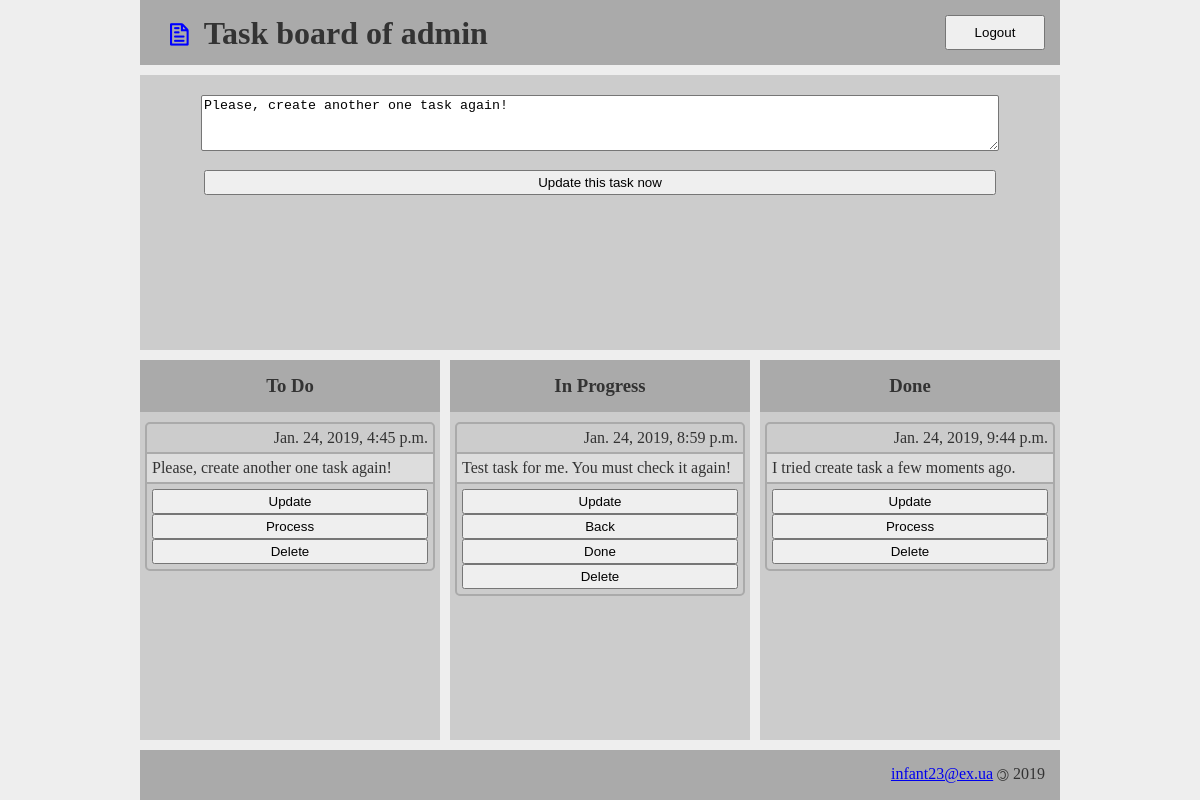
Page /board/30/update/ (signed in) on the committed database.
### board/models.py (models this page shows, shortened)
class Task(models.Model):
	TASK_STATE = (
		('T', 'TO DO'),
		('P', 'In progress'),
		('D', 'Done'),
		)
	user_id = models.ForeignKey(User, on_delete=models.CASCADE)
	content = models.CharField(blank=True, max_length=140)
	state = models.CharField(max_length=20, blank=True, choices=TASK_STATE)
	pub_date = models.DateTimeField(auto_now_add=True)
	def get_update_url(self):
		return reverse('board:task_update_url', kwargs={'pk': self.pk})
	def get_delete_url(self):
		return reverse('board:task_delete_url', kwargs={'pk': self.pk})
	def get_leave_url(self):
		return reverse('board:task_leave_url', kwargs={'pk': self.pk})
	def get_process_url(self):
		return reverse('board:task_process_url', kwargs={'pk': self.pk})
	def get_done_url(self):
		return reverse('board:task_done_url', kwargs={'pk': self.pk})
	class Meta:
		ordering = ['-pub_date']

### board/views.py (the view, shortened to what this page needs)
# urls.py: path('<int:pk>/update/', TaskUpdate.as_view(), name='task_update_url'),
class TaskUpdate(LoginRequiredMixin, View):
	model = Task
	model_form = TaskTextForm
	template = 'board/task_update.html'
	page = 'board:index'
	raise_exception = True
	def get(self, request, pk):
		lst = self.model.objects.filter(user_id=request.user)
		obj = get_object_or_404(lst, pk=pk)
		bound_form = self.model_form(instance=obj)
		context={
			'tasks_todo': lst.filter(state='T'),
			'tasks_now': lst.filter(state='P'),
			'tasks_done': lst.filter(state='D'),
			'task': obj,
			'form': bound_form,
			'user': request.user
		}
		return render(request, self.template, context=context)

### board/forms.py
class TaskTextForm(forms.ModelForm):
	class Meta:
		model = Task
		fields = ['content']
		widgets = {
			'content': forms.Textarea(attrs={'class': 'form-control'})
		}

### board/templates/board/task_update.html (shortened to what this page needs)
{% extends 'base.html' %}
{% block content %}
	<section class="form">
		<div class="wrapper">
			<form action="{{ task.get_update_url }}" method="post">
				{{ form.content }}
				<button type="submit">Update this task now</button>
			</form>
		</div>
	</section>
	{% include 'board/includes/board.html' %}
{% endblock %}

### templates/base.html (shortened to what this page needs)
{% load static %}
<!DOCTYPE html>
<html lang="uk">
<head>
	<link rel="stylesheet" type="text/css" href="{% static 'css/base.css' %}">
</head>
<body>
	<header>
		<a href="{% url 'board:index' %}" title="Board">
			<h1><span class="icon">&#xe048</span></h1>
		</a>
		{% if user.is_authenticated %}
			<h1>Task board of {{ user.username }}</h1>
			<a href="{% url 'board:logout' %}">
				<button class="logout">Logout</button>
			</a>
		{% else %}
			<h1>Task board</h1>
		{% endif %}
	</header>
	{% block content %}{% endblock %}
	<footer>
		<p><a href="mailto:infant23@ex.ua">infant23@ex.ua</a> <span class="copyleft">&copy;</span> 2019</p>
	</footer>
</body>
</html>

### board/templates/board/includes/task.html (shortened to what this page needs)
<div class="card">
	<div class="date">
		{{ task.pub_date }}
	</div>
	<div class="content">
		<p>{{ task.content }}</p>
	</div>
	<div class="controll">
		<a href="{{ task.get_update_url }}">
			<button>Update</button>
		</a>
		{% if task.state == "P" %}
			<form action="{{ task.get_leave_url }}" method="post">
				<button type="submit">Back</button>
			</form>
		{% endif %}
		{% if task.state == "T" or task.state == "D" %}
			<form action="{{ task.get_process_url }}" method="post">
				<button type="submit">Process</button>
			</form>
		{% endif %}
		{% if task.state == "P" %}
			<form action="{{ task.get_done_url }}" method="post">
				<button type="submit">Done</button>
			</form>
		{% endif %}
		<form action="{{ task.get_delete_url }}" method="post">
			<button type="submit">Delete</button>
		</form>
	</div>
</div>

### static/css/base.css (style rules this page uses)
* { padding: 0; margin: 0; }
body { min-height: 100vh; display: grid; grid-template-columns: 0.5fr 25% 25% 25% 0.5fr; grid-template-rows: 65px auto auto 50px; grid-template-areas: ". header header header ." ". form form form ." ". todo now done ." ". footer footer footer ."; grid-gap: 10px; background: #eee; color: #333; font-family: serif; }
header { grid-area: header; text-align: right; background: #aaa; padding: 15px; }
section { background: #ccc; }
section.form { grid-area: form; text-align: center; padding: 15px; }
section .wrapper { padding: 5px; }
footer { grid-area: footer; text-align: right; background: #aaa; padding: 15px; }
header h1 { float: left; }
textarea { width: 90%; height: 50px; padding: 2px; border-radius: 2px; }
.card { border: solid 2px #aaa; border-radius: 5px; background: #ccc; margin: 5px 0 5px; }
.card .date { text-align: right; margin: 5px; }
.content { background-color: #ddd; padding: 5px; border-top: solid 2px #aaa; border-bottom: solid 2px #aaa; }
.controll { padding: 5px; }
button { width: 100%; height: 25px; }
.form button { width: 90%; margin-top: 15px; }
button.logout { width: 100px; height: 35px; }
span.icon { font-family: LigatureSymbols; font-weight: normal; color: #00f; margin: 15px; }
span.copyleft { font-family: sans-serif; display: inline-block; transform: rotate(180deg); }

### rows in the picture
Task: content "Please, create another one task again!", pub_date "Jan. 24, 2019, 4:45 p.m."
Task: pub_date "Jan. 24, 2019, 8:59 p.m.", content "Test task for me. You must check it again!"
Task: pub_date "Jan. 24, 2019, 9:44 p.m.", content "I tried create task a few moments ago."

### other values in the picture
{{ user.username }} "admin"
